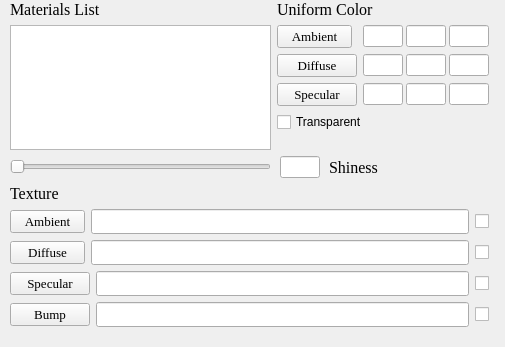
<?xml version="1.0" encoding="UTF-8"?>
<ui version="4.0">
 <class>MaterialEditWidget</class>
 <widget class="QWidget" name="MaterialEditWidget">
  <property name="geometry">
   <rect>
    <x>0</x>
    <y>0</y>
    <width>505</width>
    <height>347</height>
   </rect>
  </property>
  <property name="minimumSize">
   <size>
    <width>0</width>
    <height>0</height>
   </size>
  </property>
  <property name="maximumSize">
   <size>
    <width>16777215</width>
    <height>16777215</height>
   </size>
  </property>
  <property name="windowTitle">
   <string>Form</string>
  </property>
  <widget class="QWidget" name="layoutWidget">
   <property name="geometry">
    <rect>
     <x>10</x>
     <y>0</y>
     <width>479</width>
     <height>327</height>
    </rect>
   </property>
   <layout class="QGridLayout" name="gridLayout_2">
    <item row="2" column="0" colspan="2">
     <layout class="QVBoxLayout" name="texture_Layout">
      <item>
       <widget class="QLabel" name="texture_label">
        <property name="font">
         <font>
          <family>Times New Roman</family>
          <pointsize>12</pointsize>
         </font>
        </property>
        <property name="text">
         <string>Texture</string>
        </property>
       </widget>
      </item>
      <item>
       <layout class="QHBoxLayout" name="horizontalLayout">
        <item>
         <widget class="QPushButton" name="ambient_texture_button">
          <property name="minimumSize">
           <size>
            <width>75</width>
            <height>23</height>
           </size>
          </property>
          <property name="maximumSize">
           <size>
            <width>75</width>
            <height>23</height>
           </size>
          </property>
          <property name="font">
           <font>
            <family>Times New Roman</family>
            <pointsize>10</pointsize>
           </font>
          </property>
          <property name="text">
           <string>Ambient</string>
          </property>
         </widget>
        </item>
        <item>
         <widget class="QLineEdit" name="ambient_texture_dir_lineEdit">
          <property name="minimumSize">
           <size>
            <width>300</width>
            <height>25</height>
           </size>
          </property>
          <property name="maximumSize">
           <size>
            <width>1677215</width>
            <height>25</height>
           </size>
          </property>
         </widget>
        </item>
        <item>
         <widget class="QCheckBox" name="enable_amibent_texture_checkBox">
          <property name="text">
           <string/>
          </property>
         </widget>
        </item>
       </layout>
      </item>
      <item>
       <layout class="QHBoxLayout" name="horizontalLayout_2">
        <item>
         <widget class="QPushButton" name="diffuse_texture_button">
          <property name="minimumSize">
           <size>
            <width>75</width>
            <height>23</height>
           </size>
          </property>
          <property name="maximumSize">
           <size>
            <width>75</width>
            <height>23</height>
           </size>
          </property>
          <property name="font">
           <font>
            <family>Times New Roman</family>
            <pointsize>10</pointsize>
           </font>
          </property>
          <property name="text">
           <string>Diffuse</string>
          </property>
         </widget>
        </item>
        <item>
         <widget class="QLineEdit" name="diffuse_texture_dir_lineEdit">
          <property name="minimumSize">
           <size>
            <width>300</width>
            <height>25</height>
           </size>
          </property>
          <property name="maximumSize">
           <size>
            <width>16777215</width>
            <height>25</height>
           </size>
          </property>
         </widget>
        </item>
        <item>
         <widget class="QCheckBox" name="enable_diffuse_texture_checkBox">
          <property name="text">
           <string/>
          </property>
         </widget>
        </item>
       </layout>
      </item>
      <item>
       <layout class="QHBoxLayout" name="horizontalLayout_6">
        <item>
         <widget class="QPushButton" name="specular_texture_button">
          <property name="minimumSize">
           <size>
            <width>75</width>
            <height>23</height>
           </size>
          </property>
          <property name="maximumSize">
           <size>
            <width>16777215</width>
            <height>16777215</height>
           </size>
          </property>
          <property name="font">
           <font>
            <family>Times New Roman</family>
            <pointsize>10</pointsize>
           </font>
          </property>
          <property name="text">
           <string>Specular</string>
          </property>
         </widget>
        </item>
        <item>
         <widget class="QLineEdit" name="specular_texture_dir_lineEdit">
          <property name="minimumSize">
           <size>
            <width>300</width>
            <height>25</height>
           </size>
          </property>
          <property name="maximumSize">
           <size>
            <width>16777215</width>
            <height>25</height>
           </size>
          </property>
         </widget>
        </item>
        <item>
         <widget class="QCheckBox" name="enable_specular_texture_checkBox">
          <property name="text">
           <string/>
          </property>
         </widget>
        </item>
       </layout>
      </item>
      <item>
       <layout class="QHBoxLayout" name="horizontalLayout_7">
        <item>
         <widget class="QPushButton" name="bump_texture_button">
          <property name="minimumSize">
           <size>
            <width>75</width>
            <height>23</height>
           </size>
          </property>
          <property name="maximumSize">
           <size>
            <width>16777215</width>
            <height>16777215</height>
           </size>
          </property>
          <property name="font">
           <font>
            <family>Times New Roman</family>
            <pointsize>10</pointsize>
           </font>
          </property>
          <property name="text">
           <string>Bump</string>
          </property>
         </widget>
        </item>
        <item>
         <widget class="QLineEdit" name="bump_texture_dir_lineEdit">
          <property name="minimumSize">
           <size>
            <width>300</width>
            <height>25</height>
           </size>
          </property>
          <property name="maximumSize">
           <size>
            <width>16777215</width>
            <height>25</height>
           </size>
          </property>
         </widget>
        </item>
        <item>
         <widget class="QCheckBox" name="enable_bump_texture_checkBox">
          <property name="text">
           <string/>
          </property>
         </widget>
        </item>
       </layout>
      </item>
     </layout>
    </item>
    <item row="0" column="0">
     <layout class="QVBoxLayout" name="listWidget_Layout">
      <item>
       <widget class="QLabel" name="material_list_label">
        <property name="font">
         <font>
          <family>Times New Roman</family>
          <pointsize>12</pointsize>
         </font>
        </property>
        <property name="text">
         <string>Materials List</string>
        </property>
       </widget>
      </item>
      <item>
       <widget class="QListWidget" name="material_listWidget"/>
      </item>
     </layout>
    </item>
    <item row="0" column="1">
     <layout class="QVBoxLayout" name="uniform_color_Layout">
      <item>
       <widget class="QLabel" name="uniform_color_label">
        <property name="font">
         <font>
          <family>Times New Roman</family>
          <pointsize>12</pointsize>
         </font>
        </property>
        <property name="text">
         <string>Uniform Color</string>
        </property>
       </widget>
      </item>
      <item>
       <layout class="QGridLayout" name="gridLayout">
        <item row="0" column="0">
         <widget class="QPushButton" name="ambient_color_button">
          <property name="minimumSize">
           <size>
            <width>75</width>
            <height>23</height>
           </size>
          </property>
          <property name="maximumSize">
           <size>
            <width>75</width>
            <height>23</height>
           </size>
          </property>
          <property name="font">
           <font>
            <family>Times New Roman</family>
            <pointsize>10</pointsize>
           </font>
          </property>
          <property name="text">
           <string>Ambient</string>
          </property>
         </widget>
        </item>
        <item row="0" column="1">
         <layout class="QHBoxLayout" name="horizontalLayout_3">
          <property name="spacing">
           <number>3</number>
          </property>
          <item>
           <widget class="QLineEdit" name="amibent_color_r">
            <property name="minimumSize">
             <size>
              <width>40</width>
              <height>0</height>
             </size>
            </property>
            <property name="maximumSize">
             <size>
              <width>40</width>
              <height>16777215</height>
             </size>
            </property>
           </widget>
          </item>
          <item>
           <widget class="QLineEdit" name="amibent_color_g">
            <property name="minimumSize">
             <size>
              <width>40</width>
              <height>0</height>
             </size>
            </property>
            <property name="maximumSize">
             <size>
              <width>40</width>
              <height>16777215</height>
             </size>
            </property>
           </widget>
          </item>
          <item>
           <widget class="QLineEdit" name="amibent_color_b">
            <property name="minimumSize">
             <size>
              <width>40</width>
              <height>0</height>
             </size>
            </property>
            <property name="maximumSize">
             <size>
              <width>40</width>
              <height>16777215</height>
             </size>
            </property>
           </widget>
          </item>
         </layout>
        </item>
        <item row="1" column="0">
         <widget class="QPushButton" name="diffuse_color_button">
          <property name="maximumSize">
           <size>
            <width>16777215</width>
            <height>16777215</height>
           </size>
          </property>
          <property name="font">
           <font>
            <family>Times New Roman</family>
            <pointsize>10</pointsize>
           </font>
          </property>
          <property name="text">
           <string>Diffuse</string>
          </property>
         </widget>
        </item>
        <item row="1" column="1">
         <layout class="QHBoxLayout" name="horizontalLayout_4">
          <property name="spacing">
           <number>3</number>
          </property>
          <item>
           <widget class="QLineEdit" name="diffuse_color_r">
            <property name="minimumSize">
             <size>
              <width>40</width>
              <height>0</height>
             </size>
            </property>
            <property name="maximumSize">
             <size>
              <width>40</width>
              <height>16777215</height>
             </size>
            </property>
           </widget>
          </item>
          <item>
           <widget class="QLineEdit" name="diffuse_color_g">
            <property name="minimumSize">
             <size>
              <width>40</width>
              <height>0</height>
             </size>
            </property>
            <property name="maximumSize">
             <size>
              <width>40</width>
              <height>16777215</height>
             </size>
            </property>
           </widget>
          </item>
          <item>
           <widget class="QLineEdit" name="diffuse_color_b">
            <property name="minimumSize">
             <size>
              <width>40</width>
              <height>0</height>
             </size>
            </property>
            <property name="maximumSize">
             <size>
              <width>40</width>
              <height>16777215</height>
             </size>
            </property>
           </widget>
          </item>
         </layout>
        </item>
        <item row="2" column="0">
         <widget class="QPushButton" name="specular_color_button">
          <property name="maximumSize">
           <size>
            <width>16777215</width>
            <height>16777215</height>
           </size>
          </property>
          <property name="font">
           <font>
            <family>Times New Roman</family>
            <pointsize>10</pointsize>
           </font>
          </property>
          <property name="text">
           <string>Specular</string>
          </property>
         </widget>
        </item>
        <item row="2" column="1">
         <layout class="QHBoxLayout" name="horizontalLayout_5">
          <property name="spacing">
           <number>3</number>
          </property>
          <item>
           <widget class="QLineEdit" name="specular_color_r">
            <property name="minimumSize">
             <size>
              <width>40</width>
              <height>0</height>
             </size>
            </property>
            <property name="maximumSize">
             <size>
              <width>40</width>
              <height>16777215</height>
             </size>
            </property>
           </widget>
          </item>
          <item>
           <widget class="QLineEdit" name="specular_color_g">
            <property name="minimumSize">
             <size>
              <width>40</width>
              <height>0</height>
             </size>
            </property>
            <property name="maximumSize">
             <size>
              <width>40</width>
              <height>16777215</height>
             </size>
            </property>
           </widget>
          </item>
          <item>
           <widget class="QLineEdit" name="specular_color_b">
            <property name="minimumSize">
             <size>
              <width>40</width>
              <height>0</height>
             </size>
            </property>
            <property name="maximumSize">
             <size>
              <width>40</width>
              <height>16777215</height>
             </size>
            </property>
           </widget>
          </item>
         </layout>
        </item>
       </layout>
      </item>
      <item>
       <widget class="QCheckBox" name="transparent_checkBox">
        <property name="text">
         <string>Transparent</string>
        </property>
       </widget>
      </item>
      <item>
       <spacer name="verticalSpacer">
        <property name="orientation">
         <enum>Qt::Vertical</enum>
        </property>
        <property name="sizeHint" stdset="0">
         <size>
          <width>20</width>
          <height>40</height>
         </size>
        </property>
       </spacer>
      </item>
     </layout>
    </item>
    <item row="1" column="1">
     <layout class="QHBoxLayout" name="horizontalLayout_8">
      <item>
       <widget class="QLineEdit" name="shinness_lineEdit">
        <property name="minimumSize">
         <size>
          <width>40</width>
          <height>0</height>
         </size>
        </property>
        <property name="maximumSize">
         <size>
          <width>40</width>
          <height>16777215</height>
         </size>
        </property>
       </widget>
      </item>
      <item>
       <widget class="QLabel" name="Shinness_label">
        <property name="minimumSize">
         <size>
          <width>75</width>
          <height>0</height>
         </size>
        </property>
        <property name="maximumSize">
         <size>
          <width>75</width>
          <height>16777215</height>
         </size>
        </property>
        <property name="font">
         <font>
          <family>Times New Roman</family>
          <pointsize>12</pointsize>
         </font>
        </property>
        <property name="text">
         <string>Shiness</string>
        </property>
        <property name="alignment">
         <set>Qt::AlignLeading|Qt::AlignLeft|Qt::AlignVCenter</set>
        </property>
       </widget>
      </item>
      <item>
       <spacer name="horizontalSpacer">
        <property name="orientation">
         <enum>Qt::Horizontal</enum>
        </property>
        <property name="sizeType">
         <enum>QSizePolicy::Fixed</enum>
        </property>
        <property name="sizeHint" stdset="0">
         <size>
          <width>80</width>
          <height>20</height>
         </size>
        </property>
       </spacer>
      </item>
     </layout>
    </item>
    <item row="1" column="0">
     <widget class="QSlider" name="ShinnessSlider">
      <property name="orientation">
       <enum>Qt::Horizontal</enum>
      </property>
     </widget>
    </item>
   </layout>
  </widget>
 </widget>
 <resources/>
 <connections/>
</ui>
